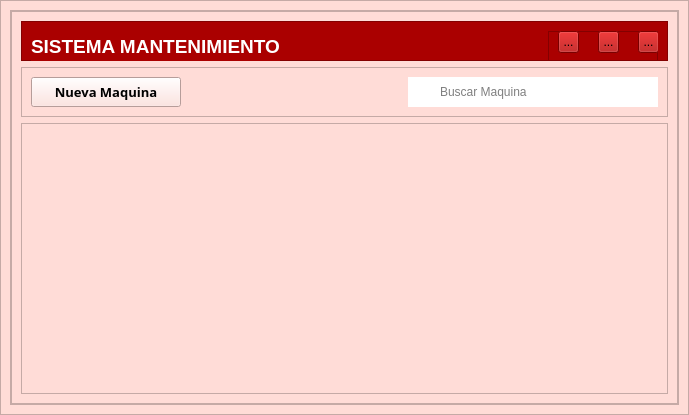
<?xml version="1.0" encoding="UTF-8"?>
<ui version="4.0">
 <class>MainWidget</class>
 <widget class="QWidget" name="MainWidget">
  <property name="geometry">
   <rect>
    <x>0</x>
    <y>0</y>
    <width>689</width>
    <height>415</height>
   </rect>
  </property>
  <property name="windowTitle">
   <string>Form</string>
  </property>
  <property name="styleSheet">
   <string notr="true"/>
  </property>
  <layout class="QVBoxLayout" name="verticalLayout">
   <property name="spacing">
    <number>0</number>
   </property>
   <property name="leftMargin">
    <number>0</number>
   </property>
   <property name="topMargin">
    <number>0</number>
   </property>
   <property name="rightMargin">
    <number>0</number>
   </property>
   <property name="bottomMargin">
    <number>0</number>
   </property>
   <item>
    <widget class="QFrame" name="central_widget_frame">
     <property name="autoFillBackground">
      <bool>false</bool>
     </property>
     <property name="styleSheet">
      <string notr="true">background-color: rgb(255, 220, 215)

</string>
     </property>
     <property name="frameShape">
      <enum>QFrame::StyledPanel</enum>
     </property>
     <property name="frameShadow">
      <enum>QFrame::Raised</enum>
     </property>
     <layout class="QVBoxLayout" name="verticalLayout_2">
      <item>
       <widget class="QFrame" name="background_frame">
        <property name="autoFillBackground">
         <bool>false</bool>
        </property>
        <property name="styleSheet">
         <string notr="true"/>
        </property>
        <property name="frameShape">
         <enum>QFrame::StyledPanel</enum>
        </property>
        <property name="frameShadow">
         <enum>QFrame::Raised</enum>
        </property>
        <layout class="QVBoxLayout" name="verticalLayout_3">
         <property name="spacing">
          <number>0</number>
         </property>
         <property name="leftMargin">
          <number>0</number>
         </property>
         <property name="topMargin">
          <number>0</number>
         </property>
         <property name="rightMargin">
          <number>0</number>
         </property>
         <property name="bottomMargin">
          <number>0</number>
         </property>
         <item>
          <widget class="QFrame" name="content_frame">
           <property name="styleSheet">
            <string notr="true"/>
           </property>
           <property name="frameShape">
            <enum>QFrame::StyledPanel</enum>
           </property>
           <property name="frameShadow">
            <enum>QFrame::Raised</enum>
           </property>
           <layout class="QVBoxLayout" name="verticalLayout_4">
            <item>
             <widget class="QFrame" name="top_frame">
              <property name="minimumSize">
               <size>
                <width>0</width>
                <height>40</height>
               </size>
              </property>
              <property name="maximumSize">
               <size>
                <width>16777215</width>
                <height>40</height>
               </size>
              </property>
              <property name="styleSheet">
               <string notr="true">background-color: rgb(170, 0, 0);</string>
              </property>
              <property name="frameShape">
               <enum>QFrame::StyledPanel</enum>
              </property>
              <property name="frameShadow">
               <enum>QFrame::Raised</enum>
              </property>
              <layout class="QHBoxLayout" name="horizontalLayout_3">
               <item>
                <widget class="QLabel" name="title_label">
                 <property name="minimumSize">
                  <size>
                   <width>120</width>
                   <height>30</height>
                  </size>
                 </property>
                 <property name="font">
                  <font>
                   <family>Arial</family>
                   <pointsize>14</pointsize>
                   <bold>true</bold>
                  </font>
                 </property>
                 <property name="styleSheet">
                  <string notr="true">color: white
</string>
                 </property>
                 <property name="text">
                  <string>SISTEMA MANTENIMIENTO</string>
                 </property>
                </widget>
               </item>
               <item>
                <spacer name="horizontalSpacer_2">
                 <property name="orientation">
                  <enum>Qt::Horizontal</enum>
                 </property>
                 <property name="sizeHint" stdset="0">
                  <size>
                   <width>40</width>
                   <height>20</height>
                  </size>
                 </property>
                </spacer>
               </item>
               <item>
                <widget class="QFrame" name="buttons_holder_frame">
                 <property name="minimumSize">
                  <size>
                   <width>110</width>
                   <height>30</height>
                  </size>
                 </property>
                 <property name="frameShape">
                  <enum>QFrame::StyledPanel</enum>
                 </property>
                 <property name="frameShadow">
                  <enum>QFrame::Raised</enum>
                 </property>
                 <widget class="QToolButton" name="minimize_button">
                  <property name="geometry">
                   <rect>
                    <x>10</x>
                    <y>0</y>
                    <width>21</width>
                    <height>22</height>
                   </rect>
                  </property>
                  <property name="text">
                   <string>...</string>
                  </property>
                  <property name="icon">
                   <iconset>
                    <normaloff>../../icons/minimize-window.png</normaloff>../../icons/minimize-window.png</iconset>
                  </property>
                  <property name="iconSize">
                   <size>
                    <width>25</width>
                    <height>25</height>
                   </size>
                  </property>
                 </widget>
                 <widget class="QToolButton" name="restore_button">
                  <property name="geometry">
                   <rect>
                    <x>50</x>
                    <y>0</y>
                    <width>21</width>
                    <height>22</height>
                   </rect>
                  </property>
                  <property name="text">
                   <string>...</string>
                  </property>
                  <property name="icon">
                   <iconset>
                    <normaloff>../../icons/restore-window.png</normaloff>../../icons/restore-window.png</iconset>
                  </property>
                  <property name="iconSize">
                   <size>
                    <width>25</width>
                    <height>25</height>
                   </size>
                  </property>
                 </widget>
                 <widget class="QToolButton" name="maximize_button">
                  <property name="geometry">
                   <rect>
                    <x>50</x>
                    <y>0</y>
                    <width>21</width>
                    <height>22</height>
                   </rect>
                  </property>
                  <property name="text">
                   <string>...</string>
                  </property>
                  <property name="icon">
                   <iconset>
                    <normaloff>../../icons/maximize-window.png</normaloff>../../icons/maximize-window.png</iconset>
                  </property>
                  <property name="iconSize">
                   <size>
                    <width>25</width>
                    <height>25</height>
                   </size>
                  </property>
                 </widget>
                 <widget class="QToolButton" name="close_button">
                  <property name="geometry">
                   <rect>
                    <x>90</x>
                    <y>0</y>
                    <width>21</width>
                    <height>22</height>
                   </rect>
                  </property>
                  <property name="text">
                   <string>...</string>
                  </property>
                  <property name="icon">
                   <iconset>
                    <normaloff>../../icons/close-window.png</normaloff>../../icons/close-window.png</iconset>
                  </property>
                  <property name="iconSize">
                   <size>
                    <width>25</width>
                    <height>25</height>
                   </size>
                  </property>
                 </widget>
                </widget>
               </item>
              </layout>
             </widget>
            </item>
            <item>
             <widget class="QFrame" name="action_frame">
              <property name="minimumSize">
               <size>
                <width>0</width>
                <height>39</height>
               </size>
              </property>
              <property name="frameShape">
               <enum>QFrame::StyledPanel</enum>
              </property>
              <property name="frameShadow">
               <enum>QFrame::Raised</enum>
              </property>
              <layout class="QHBoxLayout" name="horizontalLayout_2">
               <item>
                <widget class="QPushButton" name="new_recipe_button">
                 <property name="minimumSize">
                  <size>
                   <width>150</width>
                   <height>30</height>
                  </size>
                 </property>
                 <property name="font">
                  <font>
                   <family>Rockwell</family>
                   <pointsize>10</pointsize>
                   <bold>true</bold>
                  </font>
                 </property>
                 <property name="styleSheet">
                  <string notr="true">QPushButton{
	background-color: rgb(170, 0, 0);
	color: white
}
QPushButton::hover {background-color: rgb(0, 170, 255)};</string>
                 </property>
                 <property name="text">
                  <string>Nueva Maquina</string>
                 </property>
                 <property name="icon">
                  <iconset>
                   <normaloff>../../icons/plus.png</normaloff>../../icons/plus.png</iconset>
                 </property>
                 <property name="iconSize">
                  <size>
                   <width>20</width>
                   <height>20</height>
                  </size>
                 </property>
                </widget>
               </item>
               <item>
                <layout class="QHBoxLayout" name="horizontalLayout">
                 <property name="spacing">
                  <number>0</number>
                 </property>
                 <item>
                  <spacer name="horizontalSpacer">
                   <property name="orientation">
                    <enum>Qt::Horizontal</enum>
                   </property>
                   <property name="sizeHint" stdset="0">
                    <size>
                     <width>40</width>
                     <height>20</height>
                    </size>
                   </property>
                  </spacer>
                 </item>
                 <item>
                  <widget class="QLabel" name="label">
                   <property name="minimumSize">
                    <size>
                     <width>30</width>
                     <height>30</height>
                    </size>
                   </property>
                   <property name="maximumSize">
                    <size>
                     <width>30</width>
                     <height>16777215</height>
                    </size>
                   </property>
                   <property name="styleSheet">
                    <string notr="true">background-color: white;
border-radius: 0px;</string>
                   </property>
                   <property name="text">
                    <string/>
                   </property>
                   <property name="pixmap">
                    <pixmap>../../icons/search.png</pixmap>
                   </property>
                  </widget>
                 </item>
                 <item>
                  <widget class="QLineEdit" name="serch_line_edit">
                   <property name="minimumSize">
                    <size>
                     <width>0</width>
                     <height>30</height>
                    </size>
                   </property>
                   <property name="maximumSize">
                    <size>
                     <width>500</width>
                     <height>16777215</height>
                    </size>
                   </property>
                   <property name="styleSheet">
                    <string notr="true">background-color: white;
border-radius: 0px;</string>
                   </property>
                   <property name="placeholderText">
                    <string>Buscar Maquina</string>
                   </property>
                  </widget>
                 </item>
                </layout>
               </item>
              </layout>
             </widget>
            </item>
            <item>
             <widget class="QTableWidget" name="tableWidget"/>
            </item>
           </layout>
          </widget>
         </item>
        </layout>
       </widget>
      </item>
     </layout>
    </widget>
   </item>
  </layout>
 </widget>
 <resources>
  <include location="../resources_from_qt.qrc"/>
 </resources>
 <connections/>
</ui>
